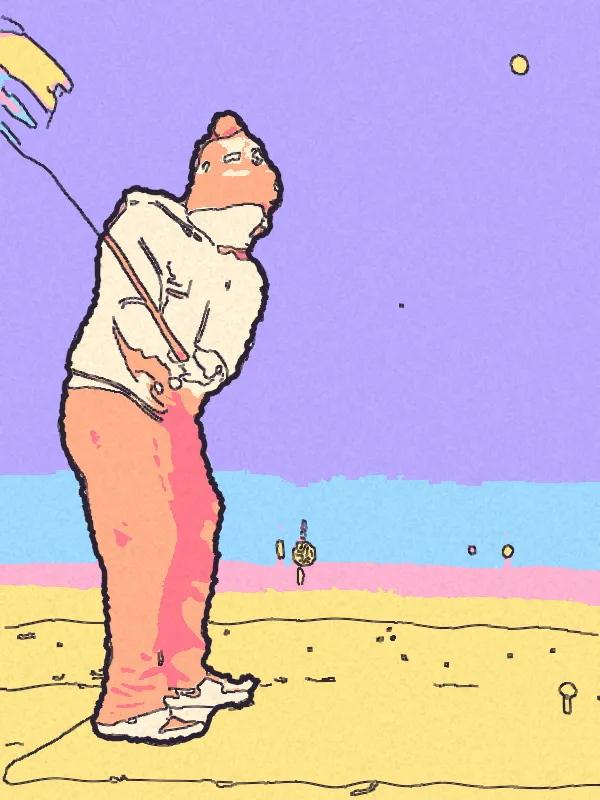
#> input picture redesign/assets/golf/g06.webp, 600 x 800 px
$ python -i edit_grade.py   (imports and definitions only)
#> lines starting #> are read from the running program, lines starting #| are printed output that depends on the picture; after the words box and inside, x2 and y2 are one past the last pixel; in counts of white or black regions, pixels touching at a corner belong together
#> further down, picture is the input picture: shape (800, 600, 3); mean B, G, R 204.7, 183.2, 202.5
"""'Beautiful World' edit grade: washed teal shadows, cream highlights, pink accents, bloom, grain.
usage: grade.py golf  -> graded golf frames (12 fps holds) from raw/ ;  grade.py still in out [w]"""
import sys, os, numpy as np, cv2
rng = np.random.default_rng(2)
def grade(img):
    hsv0 = cv2.cvtColor(img, cv2.COLOR_BGR2HSV).astype(np.float32)
    green = (hsv0[..., 0] > 30) & (hsv0[..., 0] < 95)
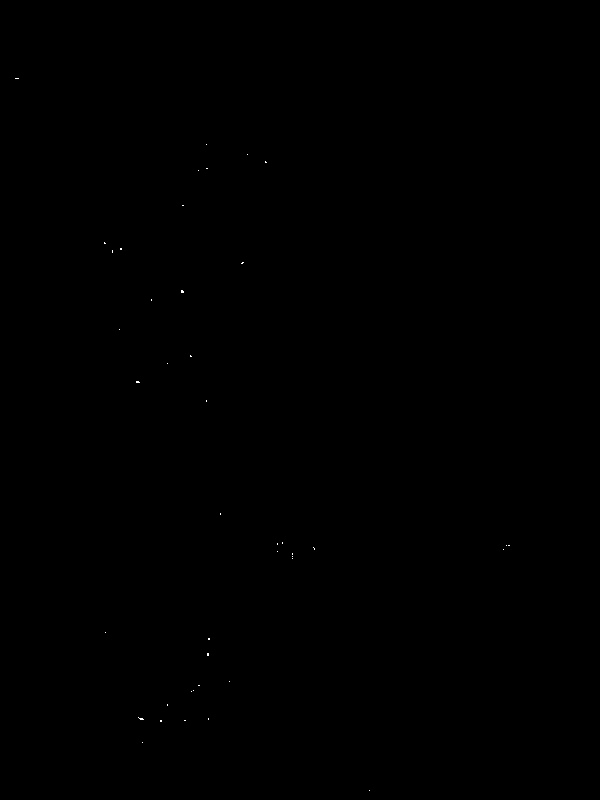
#> green: shape (800, 600) bool; 0.02% white in thin lines or dots, all inside (x1, y1, x2, y2) = (15, 78, 510, 791)
    hsv0[..., 0] = np.where(green, 135, hsv0[..., 0])               # no green: push to lilac
#> hsv0: shape (800, 600, 3) float32; mean B, G, R 88.2, 92.5, 243.7
    img = cv2.cvtColor(hsv0.astype(np.uint8), cv2.COLOR_HSV2BGR)
    f = (img.astype(np.float32) / 255) ** .55                       # open up exposure (dreamy, not moody)
    img = (f * 255).astype(np.uint8)
    lum = cv2.cvtColor(img, cv2.COLOR_BGR2GRAY).astype(np.float32)[..., None] / 255
    f = f * .72 + .26                                            # lifted, washed blacks
    sh = np.array([.62, .55, .25], np.float32)                   # BGR teal for shadows
    hi = np.array([.86, .93, 1.0], np.float32)                   # cream highlights
    pk = np.array([.85, .72, 1.0], np.float32)                   # pink in the mids
    w_sh = (1 - lum) ** 2; w_hi = lum ** 2; w_mid = 1 - w_sh - w_hi
#> after `w_mid = 1 - w_sh - w_hi`:
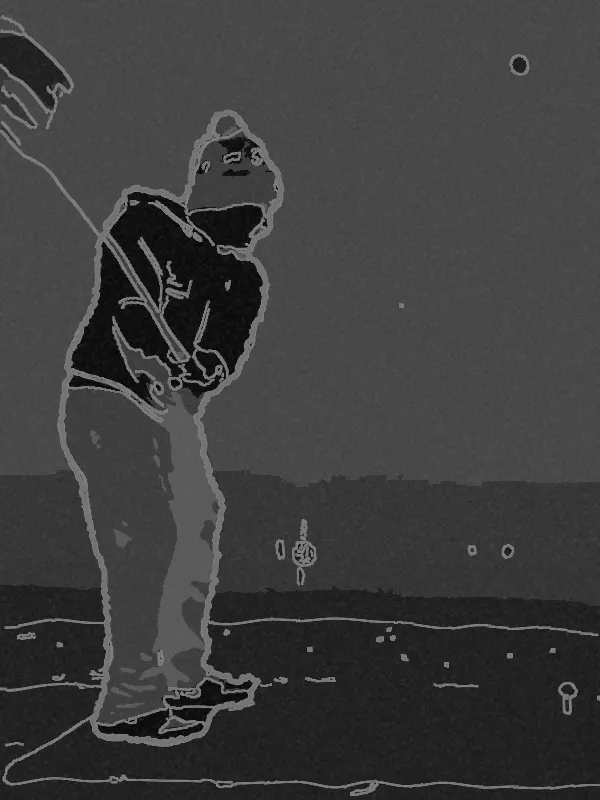
#> w_mid: shape (800, 600, 1) float32; min 0, max 0.5, mean 0.242
    tint = sh * w_sh + hi * w_hi + pk * w_mid
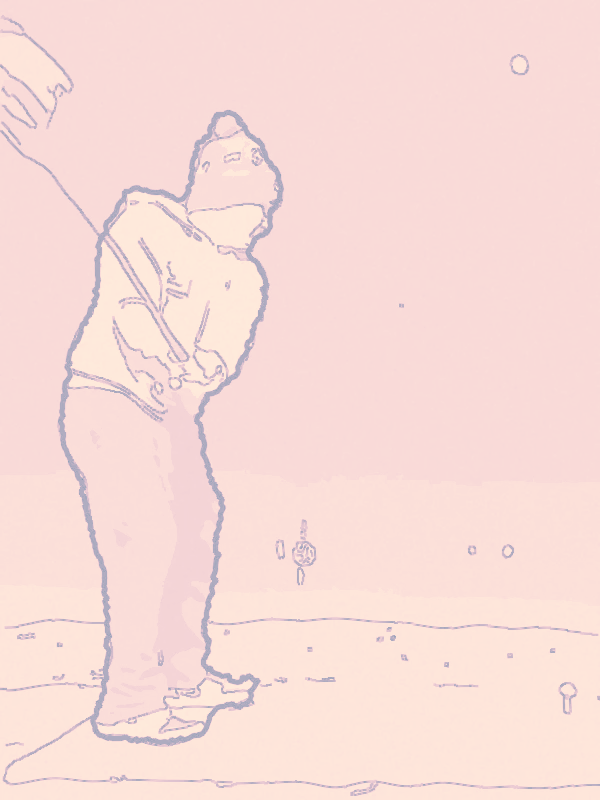
#> tint: shape (800, 600, 3) float32; mean B, G, R 0.845, 0.867, 0.976
    f = f * .55 + tint * .45 * (f.mean(axis=2, keepdims=True) * 1.2 + .25)
    hsv = cv2.cvtColor(np.clip(f * 255, 0, 255).astype(np.uint8), cv2.COLOR_BGR2HSV).astype(np.float32)
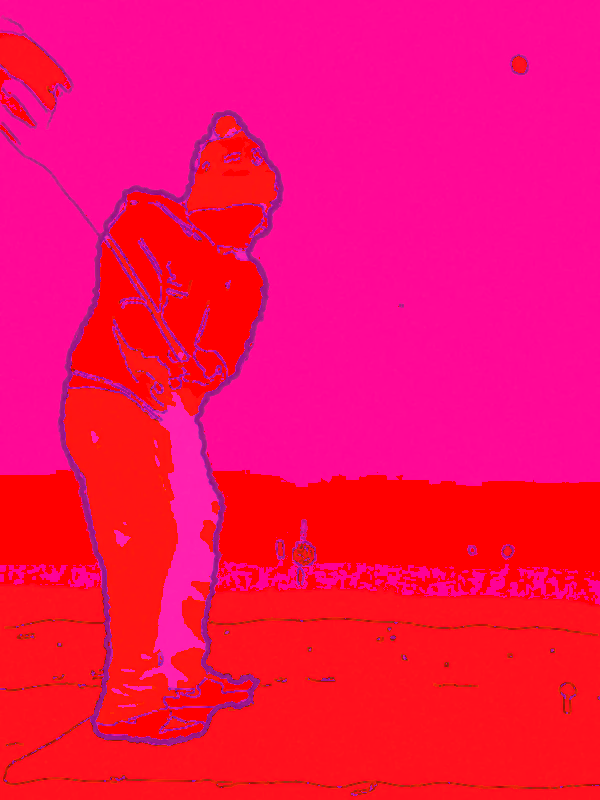
#> hsv: shape (800, 600, 3) float32; mean B, G, R 91.7, 11.4, 251.9
    hsv[..., 1] *= .78
    f = cv2.cvtColor(hsv.clip(0, 255).astype(np.uint8), cv2.COLOR_HSV2BGR).astype(np.float32) / 255
    bright = np.clip((f - .72) * 3, 0, 1)
    f = f + cv2.GaussianBlur(bright, (0, 0), 18) * .35          # bloom
    b, g, r = cv2.split(f); h, w = b.shape
#> after `b, g, r = cv2.split(f)`:
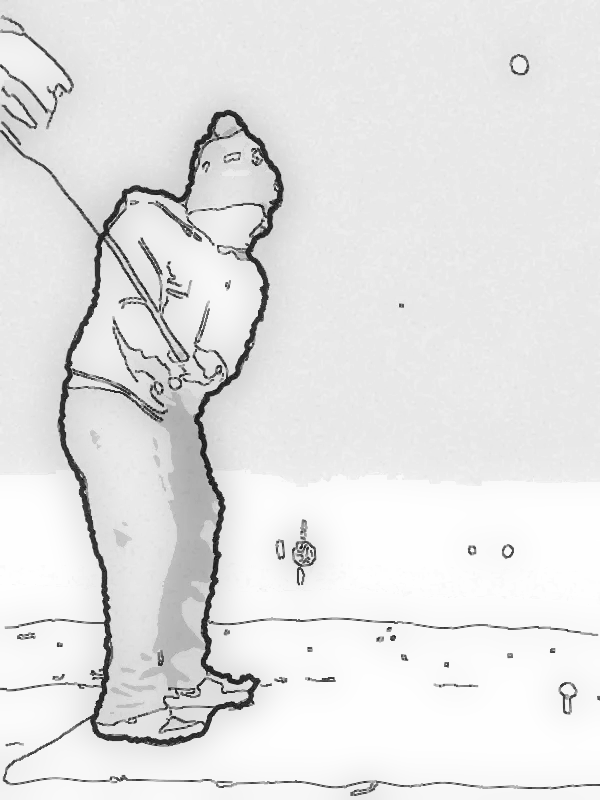
#> g: shape (800, 600) float32; min 0.662, max 1.29, mean 1.23; drawn with min black and max white
#> after `h, w = b.shape`: h = 800; w = 600
    M = np.float32([[1, 0, 1.5], [0, 1, 0]]); r = cv2.warpAffine(r, M, (w, h), borderMode=cv2.BORDER_REFLECT)   # chroma offset
    f = cv2.merge([b, g, r])
    f += rng.normal(0, .022, f.shape[:2])[..., None]              # grain
    yy, xx = np.mgrid[0:h, 0:w]; vig = 1 - .12 * (((xx / w - .5) ** 2 + (yy / h - .5) ** 2) * 2.2)
    f = f * vig[..., None]
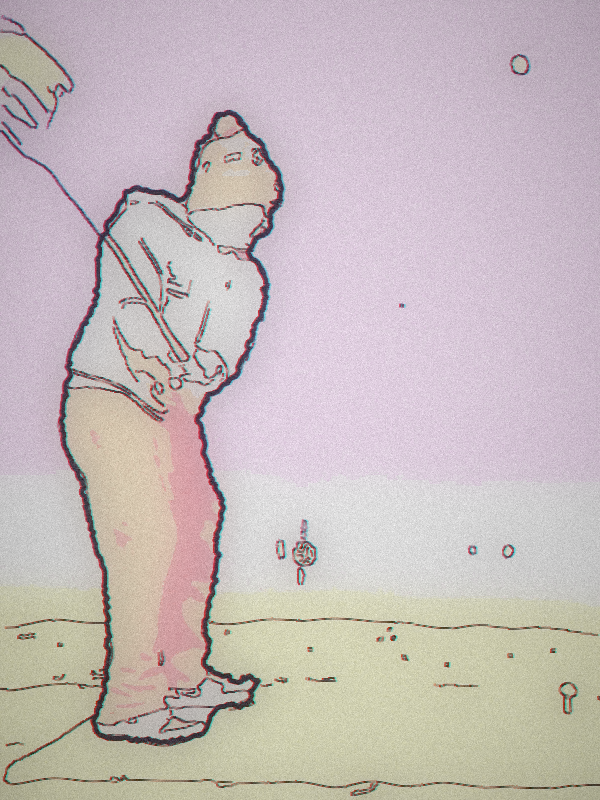
#> f: shape (800, 600, 3) float64; mean B, G, R 1.18, 1.17, 1.21; drawn with min black and max white
    return np.clip(f * 255, 0, 255).astype(np.uint8)
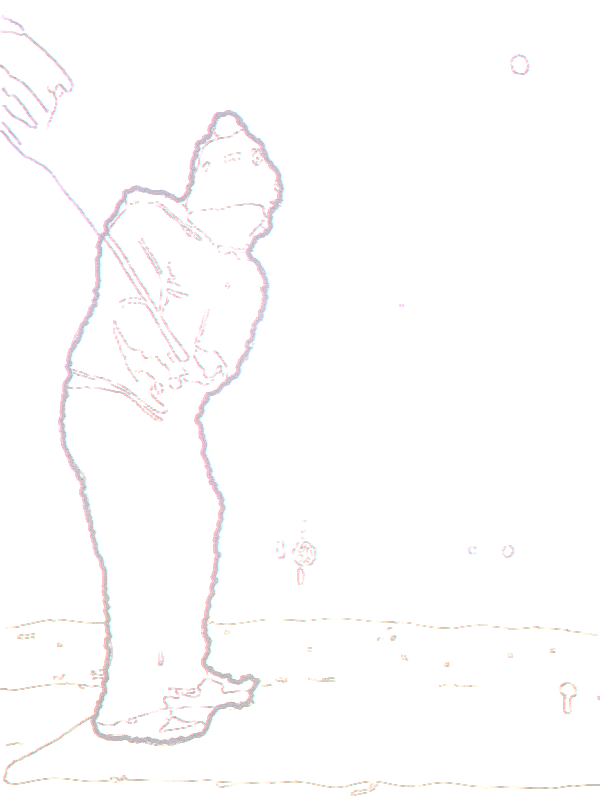
#> returned value: shape (800, 600, 3); mean of channels 0, 1, 2 253.1, 252.9, 253.6; drawn as B, G, R
# [17 lines not run here, left out]

>>> import cv2
>>> picture = cv2.imread('../assets/golf/g06.webp')
>>> result = grade(picture)

$ run again, on redesign/assets/golf/g28.webp
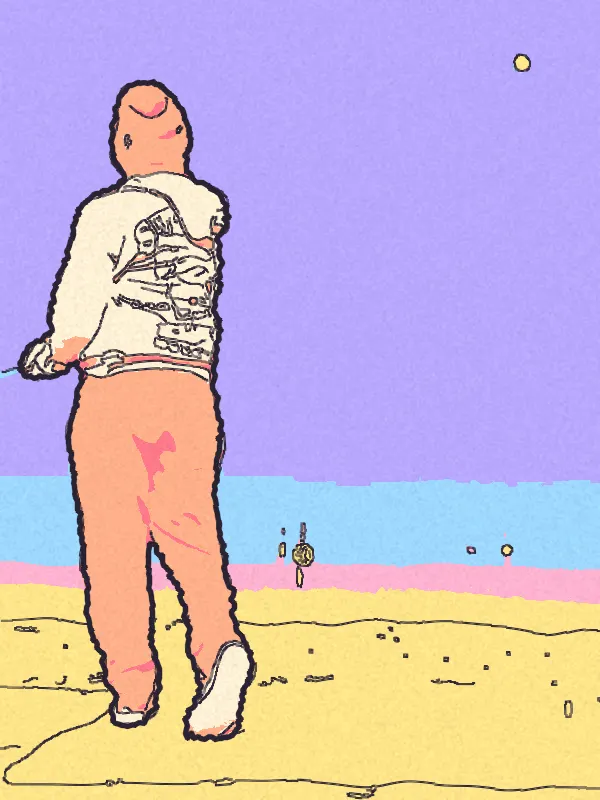
#> input picture redesign/assets/golf/g28.webp, 600 x 800 px
#> picture is the input picture: shape (800, 600, 3); mean B, G, R 203.9, 183, 201.7
#> green: shape (800, 600) bool; 0.03% white in thin lines or dots, all inside (x1, y1, x2, y2) = (50, 57, 527, 725)
#> in grade, `f = f * vig[..., None]`:
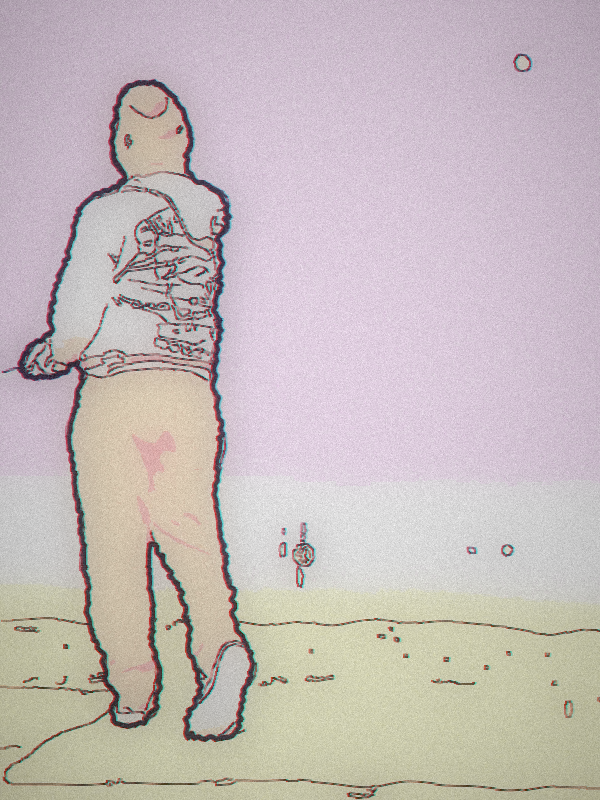
#> f: shape (800, 600, 3) float64; mean B, G, R 1.17, 1.17, 1.21; drawn with min black and max white
#> in grade, `return np.clip(f * 255, 0, 255).astype(np.uint8)`:
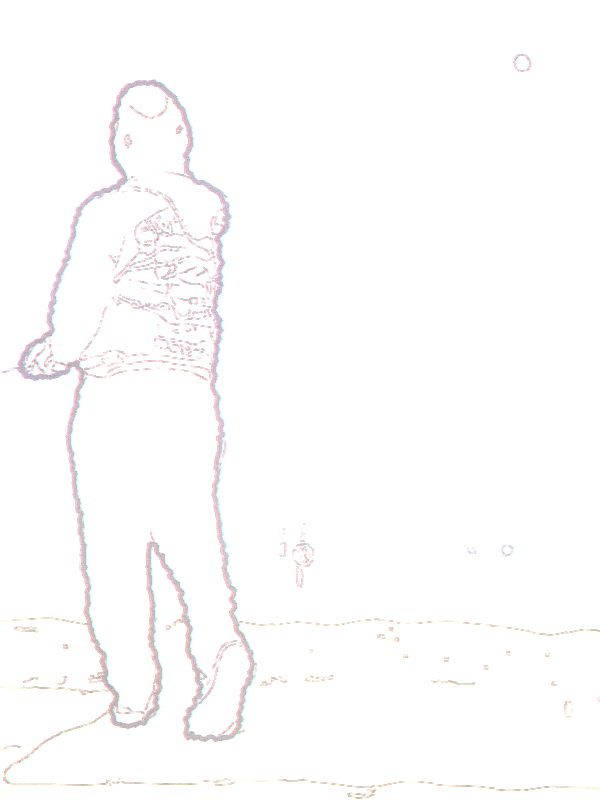
#> returned value: shape (800, 600, 3); mean of channels 0, 1, 2 252.8, 252.7, 253.4; drawn as B, G, R
